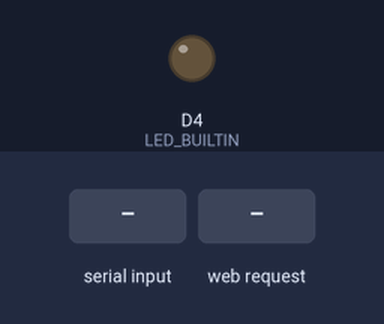
Simulated run of this sketch. Board: ESP8266 (Wemos D1 mini). Shown: output pins drawn as LEDs (lit = HIGH, except the on-board LED, lit = LOW). The inputs (shaded band) are chosen by the test bench. WiFi joins after 1.5 s; servers stay silent unless stated; what the sketch prints to the serial monitor is not drawn.

Above: at 3.7 s.
3.8 s: "ON\n" received over Serial
At 4.6 s:
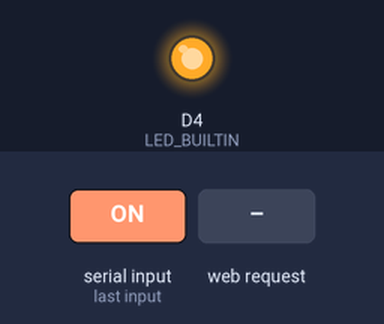
5.3 s: HTTP request GET /off received
At 5.7 s:
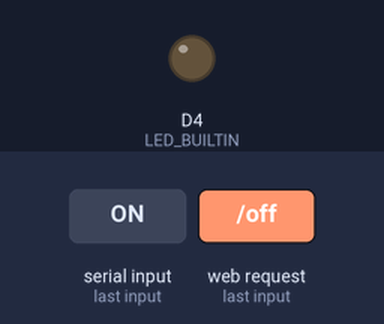
6.8 s: HTTP request GET /on received
At 8.0 s:
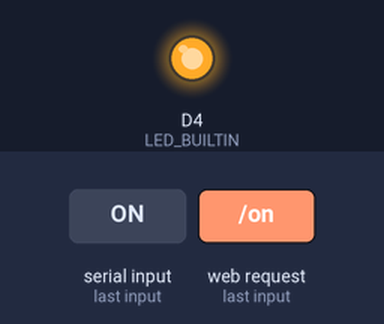
8.3 s: "OFF\n" received over Serial
At 9.2 s:
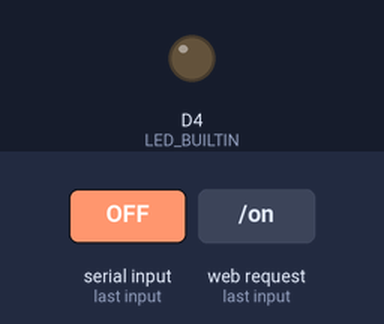
Timing chart, 0 to 11.3 s (numbered marks = the images above; inputs shaded):
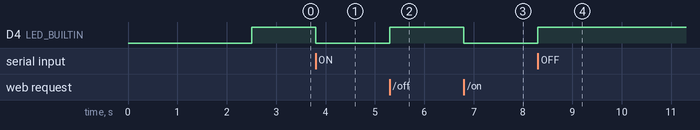

Measured:
- after the input at 3.8 s, D4 (LED_BUILTIN): HIGH → LOW at once
- after the input at 5.3 s, D4 (LED_BUILTIN): LOW → HIGH at once
- after the input at 6.8 s, D4 (LED_BUILTIN): HIGH → LOW at once
- after the input at 8.3 s, D4 (LED_BUILTIN): LOW → HIGH at once

The sketch:

simple_blink_webserver.ino
```cpp
#include <ESP8266WiFi.h>
#include <ESP8266WebServer.h>


#define WIFI_SSID "JioFiber"
#define WIFI_PASS "thereisnopassword"

#define TRIG_PIN D6
#define ECHO_PIN D7

#define SERVO_PIN D9

long duration;
float distance;

bool current_status = false;

// The led is opposite the HIGH/LOW status, LOW is when the LED turns on

ESP8266WebServer webserver(80);

void handle_root()
{
  webserver.send(200, "text/plain", "WeMos D1 R2 | ESP8266, Visit /on and /off");
}

void turn_on()
{
  digitalWrite(LED_BUILTIN, LOW);
  current_status = false;
  webserver.send(200, "text/plain", "Status: ON");
}

void turn_off()
{
  digitalWrite(LED_BUILTIN, HIGH);
  webserver.send(200, "text/plain", "Status: OFF");
}

void not_found()
{
  Serial.print("NOT FOUND");
  webserver.send(404, "text/plain", "404: function not found");
}

float _get_distance()
{
  // Clears the trigger pin
  digitalWrite(TRIG_PIN, LOW);
  delayMicroseconds(2);
  // Sets the trigger pin high for 10 microseconds
  digitalWrite(TRIG_PIN, HIGH);
  delayMicroseconds(10);
  digitalWrite(TRIG_PIN, LOW);
  // Reads the echo pin, returns the sound wave travel time in microseconds
  duration = pulseIn(ECHO_PIN, HIGH);
  // Calculating the distance
  distance = duration * 0.034 / 2; // cm
  return distance;
}

void distance_handler()
{
  webserver.send(200, "text/plain", String(_get_distance()));
}

void setup()
{
  // Setup serial port
  Serial.begin(115200);
  Serial.println();
  delay(1000);
  // Begin WiFi
  WiFi.begin(WIFI_SSID, WIFI_PASS);

  // Connecting to WiFi...
  Serial.print("Connecting to ");
  Serial.print(WIFI_SSID);
  // Loop continuously while WiFi is not connected
  while (WiFi.status() != WL_CONNECTED)
  {
    delay(100);
    Serial.print(".");
  }

  // Connected to WiFi
  Serial.println();
  Serial.print("Connected! IP address: ");
  Serial.println(WiFi.localIP());

  pinMode(LED_BUILTIN, OUTPUT);

  webserver.on("/", handle_root);
  webserver.on("/on", turn_on);
  webserver.on("/off", turn_off);
  webserver.on("/distance", distance_handler);
  webserver.onNotFound(not_found);
//  Turn off the led
  digitalWrite(LED_BUILTIN, HIGH);

  // Start the server
  webserver.enableCORS(true);
  webserver.begin();

  // Setup the pins for the sensor
  pinMode(TRIG_PIN, OUTPUT);
  pinMode(ECHO_PIN, INPUT);

}

void loop()
{
  // put your main code here, to run repeatedly:
  if (Serial.available() > 0)
  {
    String incomingString = Serial.readStringUntil('\n');
    if (incomingString == "ON")
    {
      turn_on();
      Serial.println("Status: ON");
    }
    else if (incomingString == "OFF")
    {
      turn_off();
      Serial.println("Status: OFF");
    }
    else if (incomingString == "DIST")
    {
      float _dist = _get_distance();
      Serial.print(_dist);
      Serial.println("cm");
    }
    else
    {
      Serial.print("Recieved Command: ");
      Serial.println(incomingString);
      Serial.println("ERR: Command Not Found");
    }

  }
  webserver.handleClient();

}
```
